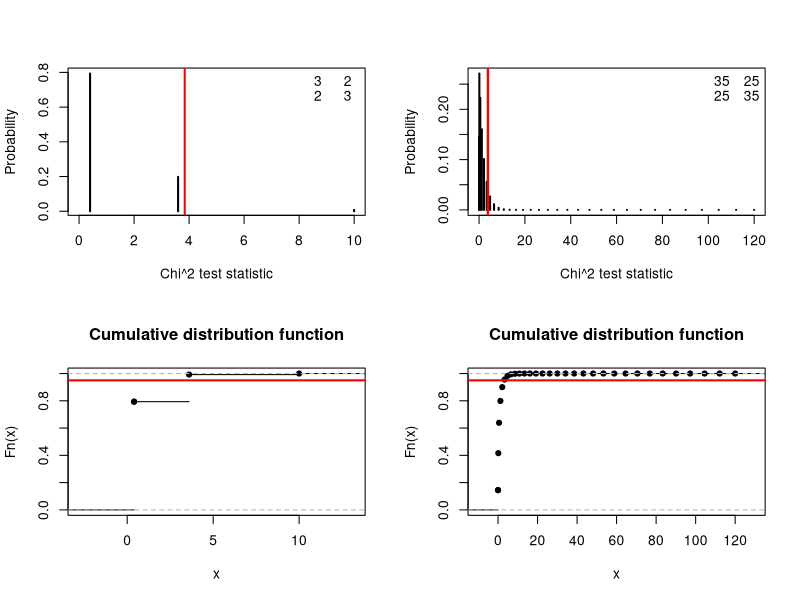

Here is the R script that generated this plot:
tables <- function(tab) {
  rs   <- rowSums(tab)
  cs   <- colSums(tab)
  n    <- sum(tab)
  tabs <- list()
  tab  <- matrix(NA, ncol=2, nrow=2)
  for(i in 0:min(n,rs[1],cs[1])) {
    tab[1,1] <- i
    tab[1,2] <- rs[1]-tab[1,1]
    tab[2,] <- cs-tab[1,]
    tabs[[i+1]] <- tab
  }
  tabs
}

chisquare <- function (tab) {
  lf <- function(n) { if (n<2) return(0); return(sum(log(1:n))) }
  rs <- rowSums(tab)
  cs <- colSums(tab)
  lp <-   lf(rs[1])+lf(rs[2])+lf(cs[1])+lf(cs[2])-lf(sum(tab))-lf(tab[1,1])-lf(tab[1,2])-lf(tab[2,1])-lf(tab[2,2])
  c(chisq.test(tab, correct=F)$statistic, exp(lp))
}

wtd.ecdf <- function(x, weight) {
  ecdf <- wtd.Ecdf(x, weight)
  rval <- approxfun(ecdf$x, ecdf$ecdf, 
  method = "constant", yleft = 0, yright = 1, f = 0, ties = "ordered")
  class(rval) <- c("ecdf", "stepfun", class(rval))
  #assign("nobs", n, envir = environment(rval))
  attr(rval, "call") <- sys.call()
  rval 
}

pdf("exacttest.pdf", width=10, height=7)
par(mfcol=c(2,2))
library("Hmisc")
tab  <- matrix(c(3,2,2,3),ncol=2, nrow=2) 
tabs <- tables(tab)
chi2 <- lapply(tabs, chisquare)
tabc <- wtd.table(sapply(chi2, "[[", 1), sapply(chi2, "[[", 2))
names(tabc) <- c("x", "y")
plot(tabc, xlab="Chi^2 test statistic", ylab="Probability", xlim=c(0,max(tabc$x)), type="h", lwd=2)
usr <- par("usr")
d   <- c(diff(usr[1:2]), diff(usr[3:4]))
text(x=usr[2]-d[1]*c(0.2, 0.1, 0.2, 0.1), y=usr[4]-d[2]*c(0.1, 0.1, 0.2, 0.2), labels=as.vector(tab), pos=4)
abline(v=qchisq(0.95, 1), col="red", lwd=2)
plot(wtd.ecdf(sapply(chi2, "[[", 1), sapply(chi2, "[[", 2)), main="Cumulative distribution function")
abline(h=0.95, col="red", lwd=2)

tab  <- matrix(c(35,25,25,35),ncol=2, nrow=2) 
tabs <- tables(tab)
chi2 <- lapply(tabs, chisquare)
tabc <- wtd.table(sapply(chi2, "[[", 1), sapply(chi2, "[[", 2))
names(tabc) <- c("x", "y")
plot(tabc, xlab="Chi^2 test statistic", ylab="Probability", xlim=c(0,max(tabc$x)), type="h", lwd=2)
usr <- par("usr")
d   <- c(diff(usr[1:2]), diff(usr[3:4]))
text(x=usr[2]-d[1]*c(0.2, 0.1, 0.2, 0.1), y=usr[4]-d[2]*c(0.1, 0.1, 0.2, 0.2), labels=as.vector(tab), pos=4)
abline(v=qchisq(0.95, 1), col="red", lwd=2)
abline(v=qchisq(0.95, 1), col="red", lwd=2)
plot(wtd.ecdf(sapply(chi2, "[[", 1), sapply(chi2, "[[", 2)), main="Cumulative distribution function")
abline(h=0.95, col="red", lwd=2)
dev.off()
if (interactive()) browseURL(paste0(getwd(),"/exacttest.pdf"))
